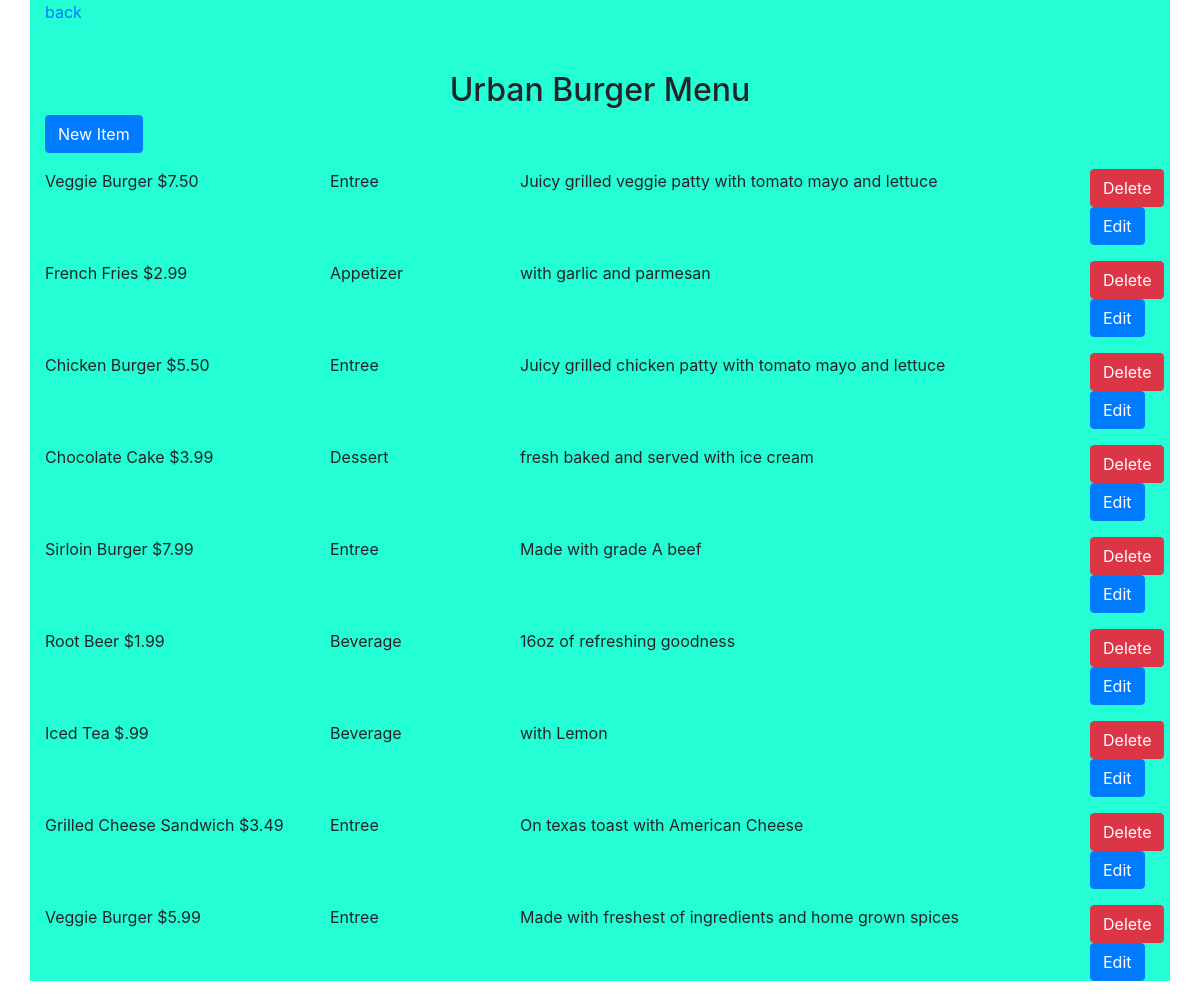
The app's page /menuItem/1/ with its own data.
### resto/models.py (models this page shows, shortened)
class Restaurant(Base):
    __tablename__ = 'restaurant'
    name = Column(String(80), nullable=False)
    id = Column(Integer, primary_key=True)

class MenuItem(Base):
    __tablename__ = 'menu_item'
    name = Column(String(80), nullable=False)
    course = Column(String(250))
    description = Column(String(250))
    price = Column(String(8))
    id = Column(Integer, primary_key=True)
    restaurant_id = Column(Integer, ForeignKey('restaurant.id'))
    restaurant = relationship(Restaurant)

### resto/views/menuItem.py (the view)
@menuItem.route('/<int:restaurant_id>/',methods=['GET','POST'])
def items(restaurant_id):
	restaurant = session.query(Restaurant).filter_by(id=restaurant_id).one()
	menu_items = session.query(MenuItem).filter_by(restaurant = restaurant).all()
	return render_template('menuItem/all.html', items = menu_items, restaurant = restaurant, restaurant_id=restaurant_id)

### resto/templates/menuItem/all.html (shortened to what this page needs)
<!DOCTYPE html>
<html>
<head>
	<link rel="stylesheet" type="text/css" href="{{url_for('static', filename='css/bootstrap.css') }}">
	<link rel="stylesheet" type="text/css" href="{{url_for('static', filename='style.css')}}">
</head>
<body>
	<div class="container">
		<div>
				<a  class="pt-5" href="{{url_for('restaurant.restaurants')}}">back</a>
				<h2 class="text-center pt-5">{{restaurant.name}} Menu</h3>
				<h3><a class="btn btn-primary mx-auto " href="{{url_for('menuItem.new', restaurant_id = restaurant_id)}}">New Item</a></h3>
		</div>{% for item in items %}
		<div class="row my-3" >
			<div class="col-sm-3">
					{{item.name}}
					{{item.price}}
			</div>
			<div class="col-sm-2">
				{{item.course}}
			</div>
			<div class="col-sm-6">
				{{item.description}}
			</div>
			<div class="col-sm-1 col-xs-1">
				<a class="btn btn-danger" href="{{url_for('menuItem.delete', restaurant_id = restaurant_id, item_id = item.id)}}">Delete</a>
				<a class="btn btn-primary" href="{{url_for('menuItem.edit', restaurant_id = restaurant_id, item_id = item.id )}}">Edit </a>
			</div>
		</div>
		{% endfor %}
	</div>
</body>
</html>

### resto/static/css/style.css (style rules this page uses)
.container { background: #23FeD5; }

### records on screen
Restaurant: name "Urban Burger"
MenuItem: name "Veggie Burger", price "$7.50", course "Entree", description "Juicy grilled veggie patty with tomato mayo and lettuce"
MenuItem: name "French Fries", price "$2.99", course "Appetizer", description "with garlic and parmesan"
MenuItem: name "Chicken Burger", price "$5.50", course "Entree", description "Juicy grilled chicken patty with tomato mayo and lettuce"
MenuItem: name "Chocolate Cake", price "$3.99", course "Dessert", description "fresh baked and served with ice cream"
MenuItem: name "Sirloin Burger", price "$7.99", course "Entree", description "Made with grade A beef"
MenuItem: name "Root Beer", price "$1.99", course "Beverage", description "16oz of refreshing goodness"
MenuItem: name "Iced Tea", price "$.99", course "Beverage", description "with Lemon"
MenuItem: name "Grilled Cheese Sandwich", price "$3.49", course "Entree", description "On texas toast with American Cheese"
MenuItem: name "Veggie Burger", price "$5.99", course "Entree", description "Made with freshest of ingredients and home grown spices"
